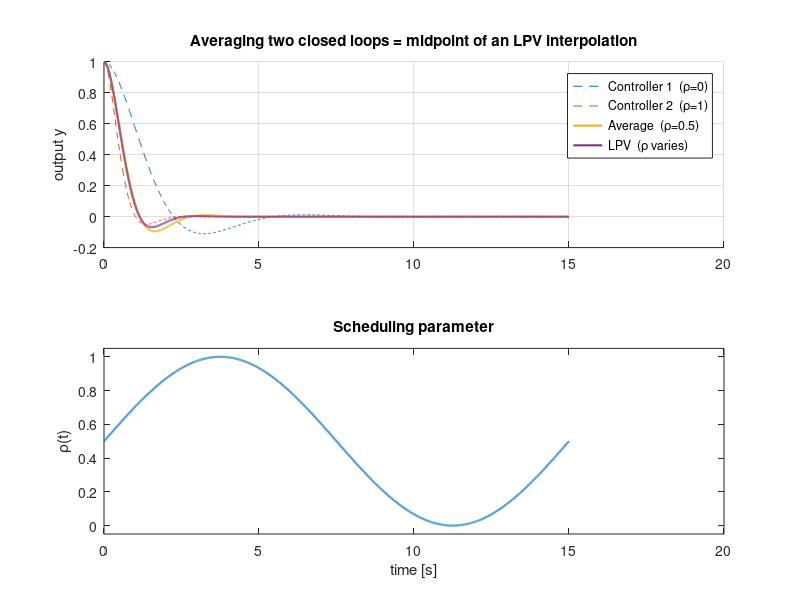

Source code (MATLAB):
%% Basic LPV example: interpolating between two closed-loop systems
% Idea: two controllers -> two closed loops. Blending them with a
% scheduling parameter rho in [0,1] is a (polytopic) LPV system.
%   rho = 0   -> controller 1
%   rho = 1   -> controller 2
%   rho = 0.5 -> the AVERAGE you asked about
% Letting rho vary in time is the actual LPV behaviour.
%
% Requires the Control System Toolbox (lqr, ss, initial).

clear; clc;

%% Plant: a lightly damped 2nd-order oscillator (shared by both controllers)
A = [ 0   1;
     -1  -0.2];
B = [0; 1];
C = [1 0];
D = 0;

%% Two state-feedback controllers ("the two controllers you designed")
% Same plant, different LQR weights -> different behaviour.
K1 = lqr(A, B, diag([1   1]), 1);   % gentle
K2 = lqr(A, B, diag([100 1]), 1);   % aggressive

% Scheduled gain and closed-loop A-matrix as functions of rho.
% Because both controllers act on the SAME plant states, A - B*K(rho)
% is automatically in a common state basis, so blending is meaningful.
Kr  = @(rho) (1-rho)*K1 + rho*K2;
Acl = @(rho) A - B*Kr(rho);

x0 = [1; 0];          % initial condition (free response, no reference)
t  = 0:0.01:15;

%% 1) Frozen cases: the two controllers and their AVERAGE (rho = 0.5)
y1   = initial(ss(Acl(0),   B, C, D), x0, t);   % controller 1
y2   = initial(ss(Acl(1),   B, C, D), x0, t);   % controller 2
yavg = initial(ss(Acl(0.5), B, C, D), x0, t);   % average controller

%% 2) True LPV: let rho vary with time and integrate the time-varying system
rho_fun = @(tt) 0.5*(1 + sin(2*pi*tt/15));      % rho sweeps 0 -> 1 -> 0
dt = 1e-3;
tv = 0:dt:15;
x  = x0;
y_lpv   = zeros(size(tv));
rho_log = zeros(size(tv));
for k = 1:numel(tv)
    rho        = rho_fun(tv(k));
    rho_log(k) = rho;
    y_lpv(k)   = C*x;
    xdot       = Acl(rho)*x;     % control u = -K(rho)x is folded into Acl
    x          = x + dt*xdot;    % forward Euler (use ode45 for more accuracy)
end

%% Plot
figure;
subplot(2,1,1); hold on; grid on;
plot(t,  y1,   '--', 'DisplayName','Controller 1  (\rho=0)');
plot(t,  y2,   '--', 'DisplayName','Controller 2  (\rho=1)');
plot(t,  yavg, '-',  'LineWidth',1.5, 'DisplayName','Average  (\rho=0.5)');
plot(tv, y_lpv,'-',  'LineWidth',1.5, 'DisplayName','LPV  (\rho varies)');
ylabel('output y'); legend('Location','northeast');
title('Averaging two closed loops = midpoint of an LPV interpolation');

subplot(2,1,2); grid on;
plot(tv, rho_log, 'LineWidth',1.5);
xlabel('time [s]'); ylabel('\rho(t)'); ylim([-0.05 1.05]);
title('Scheduling parameter');
